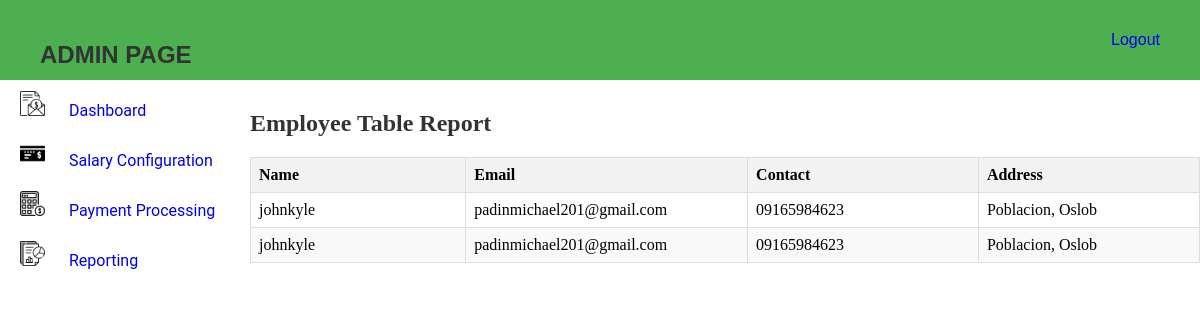
Before: /reporting with the older database file.
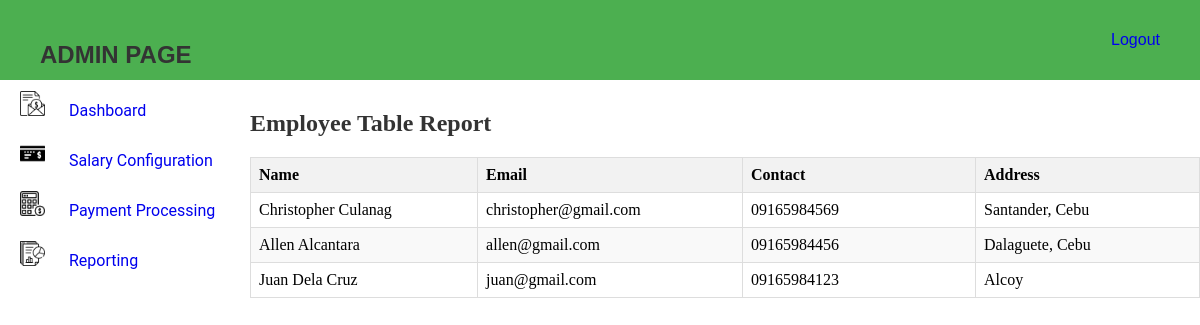
After: the same page with the newer database file.
### myapp/models.py (models this page shows, shortened)
class Employee(AbstractUser):
    name = models.CharField(max_length=255)
    email = models.EmailField()
    contact = models.CharField(max_length=15)
    address = models.TextField()
    username = models.CharField(max_length=255, unique=True)
    password = models.CharField(max_length=128)
    groups = models.ManyToManyField('auth.Group', related_name='employee_groups', blank=True)
    user_permissions = models.ManyToManyField('auth.Permission', related_name='employee_permissions', blank=True)

### myapp/views.py (the view)
# urls.py: path("reporting", views.reporting, name="reporting"),
def reporting(request):
    employees = Employee.objects.all()
    return render(request, "admin-view/reporting/reporting.html", {
         'employees' : employees
    })

### myapp/templates/admin-view/reporting/reporting.html (shortened to what this page needs)
{% load static %}
<!DOCTYPE html>
<html lang="en">
<head>
    <link rel="stylesheet" href="{% static 'css/navbar.css' %}">
    <link rel="stylesheet" href="{% static 'css/admin.css' %}">
    <link rel="stylesheet" href="{% static 'css/reporting.css' %}">
</head>
<body>
    <div class="admin-header">
        <h2>ADMIN PAGE</h2>
        <a href="{% url 'user_login' %}">Logout</a>
    </div>
    <div class="page-content">
        <aside class="aside-content">
            <ul class="aside-nav">
                <li class="aside-nav-items">
                    <a href="{% url 'admin_view' %}">
                        <img class="sidenav-logo" src="{% static 'images/salary.png' %}" alt="logo">
                        Dashboard
                    </a>
                </li>
                <li class="aside-nav-items">
                    <a href="{% url 'salary_config' %}">
                        <img class="sidenav-logo" src="{% static 'images/bank-check.png' %}" alt="logo">
                        Salary Configuration
                    </a>
                </li>
                <li class="aside-nav-items">
                    <a href="{% url 'payment_proc' %}">
                        <img class="sidenav-logo" src="{% static 'images/calculator.png' %}" alt="logo">
                        Payment Processing
                    </a>
                </li>
                <li class="aside-nav-items">
                    <a href="{% url 'reporting' %}">
                        <img class="sidenav-logo" src="{% static 'images/report.png' %}" alt="logo">
                        Reporting
                    </a>
                </li>
            </ul>
        </aside>
        <section class="dashboard-content">
            <h2>Employee Table Report</h2>
            <table>
                <thead>
                    <tr>
                        <th>Name</th>
                        <th>Email</th>
                        <th>Contact</th>
                        <th>Address</th>
                    </tr>
                </thead>
                <tbody>
                    {% for employee in employees %}
                        <tr>
                            <td>{{ employee.name }}</td>
                            <td>{{ employee.email }}</td>
                            <td>{{ employee.contact }}</td>
                            <td>{{ employee.address }}</td>
                        </tr>
                    {% endfor %}
                </tbody>
            </table>
        </section>
    </div>
</body>
</html>

Changed rows visible on the page:
removed Employee: name "johnkyle", email "padinmichael201@gmail.com", contact "09165984623", address "Poblacion, Oslob"
removed Employee: name "johnkyle", email "padinmichael201@gmail.com", contact "09165984623", address "Poblacion, Oslob"
added Employee: name "Christopher Culanag", email "christopher@gmail.com", contact "09165984569", address "Santander, Cebu"
added Employee: name "Allen Alcantara", email "allen@gmail.com", contact "09165984456", address "Dalaguete, Cebu"
added Employee: name "Juan Dela Cruz", email "juan@gmail.com", contact "09165984123", address "Alcoy"
